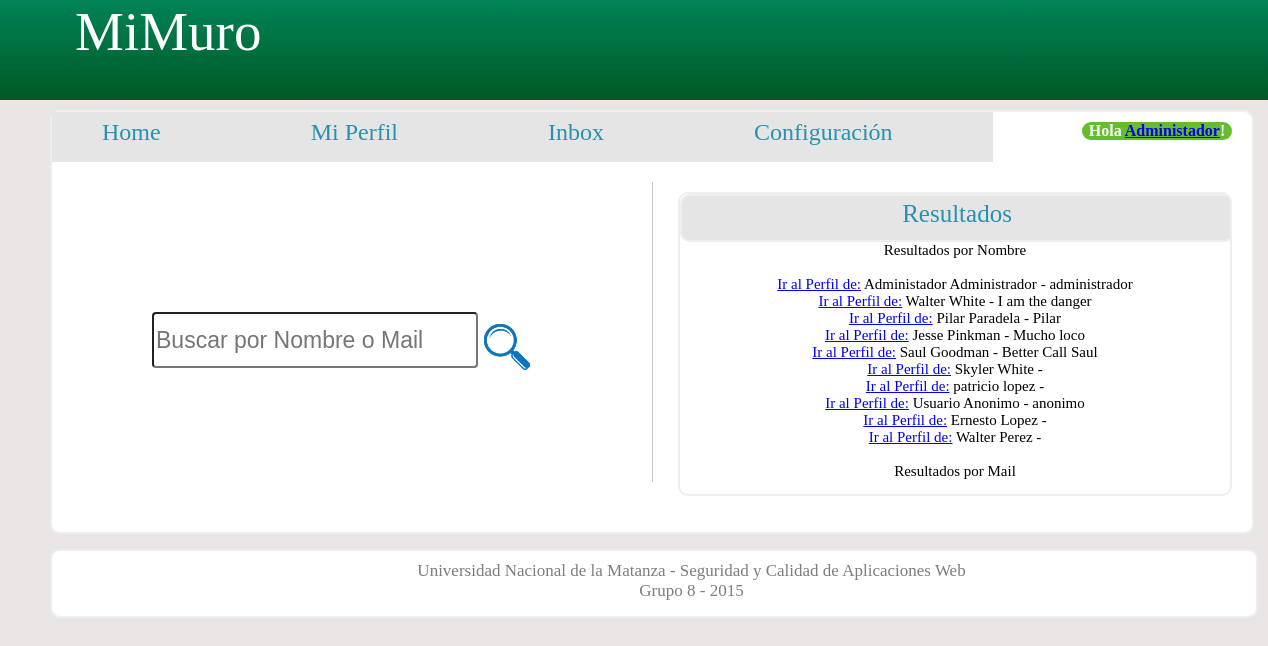
Page /paginas/resultados.php (signed in) on the committed database.
### tables this page shows
CREATE TABLE `usuario` (
  `idusuario` int(11) NOT NULL AUTO_INCREMENT,
  `nombre` text NOT NULL,
  `apellido` text NOT NULL,
  `mail` text NOT NULL,
  `descripcion` text,
  `password` varchar(100) NOT NULL,
  `administrador` int(11) NOT NULL DEFAULT '0',
  `privacidad` int(11) NOT NULL DEFAULT '3',
  `opcmensajes` int(11) NOT NULL DEFAULT '1',
  PRIMARY KEY (`idusuario`)
);

### paginas/mysql.php (called while the page is built, shortened)
<?php
$server="localhost:3306";
$user="root";
$password="";
$conexion=(mysqli_connect($server,$user,$password));
$consulta=mysqli_query($conexion,$con);
?>

### paginas/resultados.php (the view, shortened to what this page needs)
<!DOCTYPE html>
<html>
<head>
	<link rel="stylesheet" type="text/css" href="../css/estilo2.css"/>
</head>
<body>
<div class="header">
						<?php if 		($_SESSION==null){
						?>
									<div><a href="../index.php" class="mimuro">MiMuro</a></div>
						<?php
							}		else{
						?>
									<div><a href="home.php" class="mimuro">MiMuro</a></div>
						<?php
							}
						?>
		</div>
		<div id="container">
					<ul class="dropdown">
						<li><a href="home.php" class="dir">Home</a></li>
						<li><a href="perfil.php" class="dir">Mi Perfil</a></li>
						<li><a href="mensajes-privados.php" class="dir">Inbox</a></li>
						<li><a href="conf.php" class="dir">Configuraci&oacute;n</a></li>
					</ul>
					<div class="bienvenidos">
						Hola <?php
									if ($_SESSION!=NULL) {
									$idusr=$_SESSION['idusr'];
									$nombresesion=$_SESSION['nom'];
									echo "<a href='perfil.php?id='.$idusr.''>$nombresesion</a>";
									}
							?>!
					</div>
					<div id="home">
						<div id="search">
						<form method="post" action="resultados.php" name="busqueda">
						<div id="busqueda"><input type="text" placeholder="Buscar por Nombre o Mail" name="search"
								  style="border-radius:4px; width:300px; height:50px;font-size: 23px" id="busqueda" /></div>
							<div id="lupa"> <input type="image" src="../img/icono_buscar.png" style="width:70px; height:70px;" /></div>
						</form>
						</div>
						<div class="lineavertical2"></div>
						<div id="resultados">
						<div id="mensajestitulo">Resultados</div>
						<?php
						$d=$_POST['search'];
						$con="CALL search1('%$d%')";
						require ("mysql.php");
						echo "<div class='aviso'>Resultados por Nombre</br></br>";
						while($resultados=mysqli_fetch_array($consulta)){
   						echo '<a href="perfil.php?p='.base64_encode($resultados['idusuario']).'">Ir al Perfil de:</a>';
   						echo ' '.$resultados['nombre'].' ';
   						echo $resultados['apellido']." - ";
   						echo $resultados['descripcion']."</br>";
   						}
   						$con="CALL search2('%$d%')";
						require ("mysql.php");
						echo "Resultados por Mail</br></br>";
					    ?>
						</div>
  					</div>
  		</div>
  		</div>
  		<div class="footer">
	  		<div class="pie">
	  		Universidad Nacional de la Matanza - Seguridad y Calidad de Aplicaciones Web <br>
	  		 Grupo 8 - 2015
	  		</div>
  		</div>
</body>
</html>

### css/estilo2.css (style rules this page uses)
body { background-color: #E9E5E5; padding: 0px; margin:0 auto; min-width:960px; }
#container { width: 1200px; height: 420px; margin-top: 10px; border-radius: 10px; border:solid; border-color: #edeeee; border-width: 2px; margin-right: 50px; margin-left:50px; background-color: #fff; }
.header { background: #b4ddb4; background: -moz-linear-gradient(top, #b4ddb4 0%, #008456 0%, #005925 100%); background: -webkit-gradient(linear, left top, left bottom, color-stop(0%,#b4ddb4), color-stop(0%,#008456), color-stop(100%,#005925)); background: -webkit-linear-gradient(top, #b4ddb4 0%,#008456 0%,#005925 100%); background: -o-linear-gradient(top, #b4ddb4 0%,#008456 0%,#005925 100%); background: -ms-linear-gradient(top, #b4ddb4 0%,#008456 0%,#005925 100%); background: linear-gradient(to bottom, #b4ddb4 0%,#008456 0%,#005925 100%); filter: progid:DXImageTransform.Microsoft.gradient( startColorstr='#b4ddb4', endColorstr='#005925',GradientType=0 ); width: 100%; height: 100px; border:0px; padding: 0px; background-repeat: repeat; margin: 0 auto; }
a.mimuro { font-family: 'Corbel'; font-size: 55px; color: #fff; margin-left: 75px; padding-top: 20px; text-decoration: none; }
.footer { width: 1204px; height: 65px; background-color: #fff; border:solid; border-color: #edeeee; border-width: 2px; margin-top: 15px; margin-left:50px; border-radius: 10px; margin-bottom: 0px; }
.pie { font-family: 'Corbel'; font-size: 17px; color: #7D7D7D; margin-left: 75px; text-align: center; margin-top: 10px; }
.dropdown { height:50px; width:960px; }
ul.dropdown, ul.dropdown li, ul.dropdown ul { list-style: none; margin: 0; padding: 0; height: 50px; }
ul.dropdown { position: relative; z-index: 597; float: left; height: 50px; }
ul.dropdown li { float: left; min-height: 1px; line-height: 1.3em; vertical-align: middle; height: 50px; }
ul.dropdown { font: normal 12px 'Corbel', text-transform: uppercase; height: 50px; }
ul.dropdown li { padding: 7px 0; background-color: #E5E5E5; color: #2890B0; line-height: normal; height: 50px; }
ul.dropdown a:link, ul.dropdown a:visited { color: #2890B0; text-decoration: none; font-family: 'Corbel';font-size: 24px; }
ul.dropdown *.dir { padding-right: 100px; background-image: none; background-position: 100% 50%; background-repeat: no-repeat; }
ul.dropdown li a { display: block; padding: 7px 50px; }
ul.dropdown li { padding: 0; }
#home { width: 1200px; height: 300px; float: left; }
#search { width: 450px; height: 150px; margin-left: 100px; margin-top: 150px; float: left; }
#busqueda { width: 300px; height: 50px; float: left; padding-right: 20px; }
#lupa { width: 70px; height: 70px; float: left; padding-right: 10px; }
.lineavertical2 { border-left: 1px solid #ccc; height: 300px; width: 1px; margin-left: 600px; margin-top: 20px; position: absolute; }
#resultados { width:550px; height: 300px; float: right; margin-top: 30px; margin-right: 20px; border-radius: 10px; border: solid; border-width: 2px; border-color: #edeeee; overflow-y:scroll; overflow-x:none; }
#mensajestitulo { border: solid; width: 100%; height: 40px; text-align: center; padding-top: 4px; font-family: 'Corbel'; font-size: 25px; color: #2890B0; background-color: #E5E5E5; border-radius: 10px; border: solid; border-width: 2px; border-color: #edeeee; }
.bienvenidos { color: #fff; background-color: #66bd2b; border-color: #2e6da4; width: 150px; float: right; margin-top: 10px; margin-right: 20px; text-align: center; font-family: 'Corbel'; border-radius: 10px; font-weight: bold; }
.aviso { font-family: 'Corbel'; text-align: center; font-size: 15px; }

### rows in the picture
usuario: nombre "Administador", apellido "Administrador", descripcion "administrador"
usuario: nombre "Walter", apellido "White", descripcion "I am the danger"
usuario: nombre "Pilar", apellido "Paradela", descripcion "Pilar"
usuario: nombre "Jesse", apellido "Pinkman", descripcion "Mucho loco"
usuario: nombre "Saul", apellido "Goodman", descripcion "Better Call Saul"
usuario: nombre "Skyler", apellido "White"
usuario: nombre "patricio", apellido "lopez"
usuario: nombre "Usuario", apellido "Anonimo", descripcion "anonimo"
usuario: nombre "Ernesto", apellido "Lopez"
usuario: nombre "Walter", apellido "Perez"

### other values in the picture
$nombresesion "Administador"
